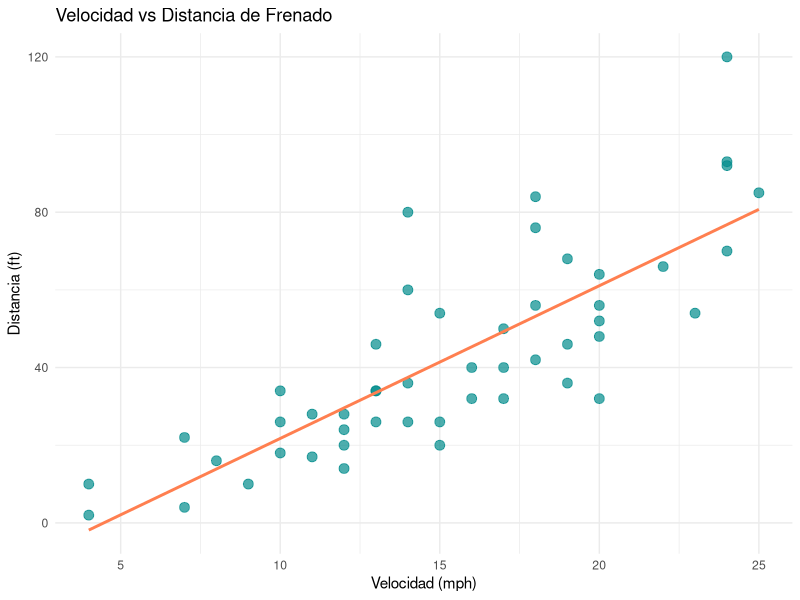

Source code (R):
## ---- chunk 1
#| label: grafico-ggplot
#| echo: true
#| message: false
#| fig-cap: "Gráfico de dispersión avanzado con ggplot2"

library(ggplot2)

ggplot(cars, aes(x = speed, y = dist)) +
  geom_point(color = "darkcyan", size = 3, alpha = 0.7) +
  geom_smooth(method = "lm", color = "coral", se = FALSE) +
  labs(title = "Velocidad vs Distancia de Frenado",
       x = "Velocidad (mph)",
       y = "Distancia (ft)") +
  theme_minimal()
## ---- chunk 2
#| label: tabla-r
#| echo: true
#| message: false

library(knitr)
datos <- data.frame(
  País = c("Argentina", "Chile", "Perú"),
  Población_Millones = c(46.2, 19.6, 34.3)
)
kable(datos, caption = "Tabla generada con código de R")
## ---- chunk 3
#| echo: true
resultado <- 5 + 5
print(resultado)
## ---- chunk 4
#| echo: false
cat("Este texto proviene de un bloque de código cuyo origen está oculto.")
